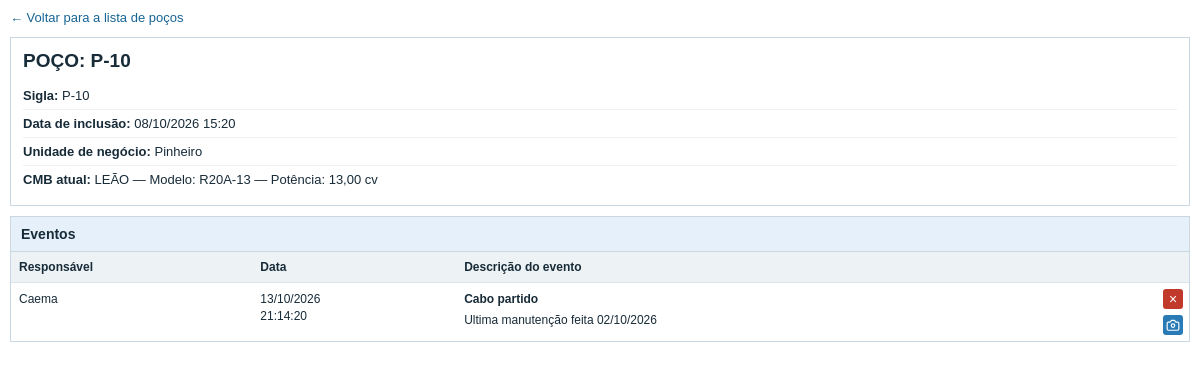
The page /pocos/1/historico/ (signed in) on the database its author committed.
### pocos/models.py (models this page shows, shortened)
class Poco(models.Model):
    sistema = models.ForeignKey(
        Sistema,
        verbose_name="Sistema",
        on_delete=models.PROTECT,
        related_name="pocos",
        blank=True,
        null=True,
    )
    identificacao = models.CharField(
        "Identificação do poço",
        max_length=20,
    )
    cidade = models.CharField(
        "Cidade",
        max_length=100,
    )
    codigo_sistema = models.CharField(
        "Código do sistema",
        max_length=3,
    )
    localidade_endereco = models.TextField(
        "Localidade / Endereço",
        blank=True,
    )
    situacao_operacional = models.CharField(
        "Situação operacional",
        max_length=30,
        choices=[
            ("operando", "Operando"),
            ("parado", "Parado"),
            ("manutencao", "Em manutenção"),
            ("desativado", "Desativado"),
        ],
        blank=True,
    )
    profundidade_poco = campo_decimal(
        "Profundidade do poço (m)"
    )
    diametro_poco = campo_decimal(
        "Diâmetro do poço (polegadas)"
    )
    destino_agua = models.CharField(
        "Destino da água",
        max_length=20,
        choices=[
            ("reservatorio", "Reservatório"),
            ("rede", "Rede"),
        ],
        blank=True,
    )
    posicao_filtros = models.TextField(
        "Posição dos filtros do poço (m)",
        blank=True,
        help_text=(
            "Informe os intervalos de profundidade. "
            "Exemplo: de 80 a 90 m; de 100 a 110 m."
        ),
    )
    possui_reducao = models.BooleanField(
        "Possui redução no poço?",
        blank=True,
        null=True,
    )
    diametro_reducao = campo_decimal(
        "Diâmetro após a redução (polegadas)"
    )
    quantidade_tubos = models.PositiveIntegerField(
        "Quantidade de tubos",
        blank=True,
        null=True,
    )
    tipo_tubo = models.CharField(
        "Material dos tubos",
        max_length=30,
        choices=[
            ("pvc_geomecanico", "PVC geomecânico"),
            ("aco_galvanizado", "Ferro galvanizado"),
            ("pvc_rigido", "PVC rígido"),
        ],
        blank=True,
    )
    marca_cmb = models.CharField(
        "Marca do CMB",
        max_length=100,
        blank=True,
    )
    modelo_cmb = models.CharField(
        "Modelo do CMB",
        max_length=100,
        blank=True,
    )
    potencia_cmb = campo_decimal("Potência do CMB")
    unidade_potencia = models.CharField(
        "Unidade de potência",
        max_length=2,
        choices=[
            ("cv", "cv"),
            ("hp", "hp"),
            ("kW", "kW"),
        ],
        blank=True,
    )
    tensao_nominal = campo_decimal(
        "Tensão nominal (V)"
    )
    crivo = campo_decimal("Crivo (m)")
    mes_referencia = models.DateField(
        "Mês de referência da operação",
        blank=True,
        null=True,
        help_text=(
            "Informe o primeiro dia do mês. "
            "Exemplo: 01/10/2026 para outubro de 2026."
        ),
    )
    horas_trabalhadas = campo_decimal(
        "Horas trabalhadas no mês (h)"
    )
    vazao = campo_decimal(
        "Vazão (m³/h)",
        casas=3,
    )
    nivel_estatico = campo_decimal(
        "Nível estático (m)"
    )
    nivel_dinamico = campo_decimal(
        "Nível dinâmico (m)"
    )
    exploracao_vazao = campo_decimal(
        "Condição de exploração — Vazão (m³/h)",
        casas=3,
    )
    exploracao_nivel_dinamico = campo_decimal(
        "Condição de exploração — Nível dinâmico (m)"
    )
    exploracao_colocacao_bomba = campo_decimal(
        "Condição de exploração — Colocação da bomba (m)"
    )
    observacoes_poco = models.TextField(
        "Observações do poço",
        blank=True,
    )
    observacoes_cmb = models.TextField(
        "Observações do CMB",
        blank=True,
    )
    observacoes_operacao = models.TextField(
        "Observações da operação",
        blank=True,
    )
    criado_em = models.DateTimeField(
        "Data de inclusão",
        auto_now_add=True,
        null=True,
        blank=True,
    )
    atualizado_em = models.DateTimeField(
        "Última atualização",
        auto_now=True,
    )
    class Meta:
        verbose_name = "Poço"
        verbose_name_plural = "Poços"
        ordering = ["cidade", "identificacao"]
        constraints = [
            models.UniqueConstraint(
                fields=["codigo_sistema", "identificacao"],
                name="poco_unico_por_sistema",
            )
        ]

class HistoricoPoco(models.Model):
    poco = models.ForeignKey(
        Poco,
        on_delete=models.PROTECT,
        related_name="historicos",
        verbose_name="Poço",
    )
    registrado_em = models.DateTimeField(
        "Data do registro",
        auto_now_add=True,
    )
    tipo_evento = models.CharField(
        "Tipo de evento",
        max_length=30,
        choices=[
            ("cadastro", "Cadastro inicial"),
            ("atualizacao", "Atualização do cadastro"),
            ("instalacao_novo_cmb", "Instalação de novo CMB"),
            ("quadro_comando", "Quadro de Comando - QC"),
            ("cabo_partido", "Cabo partido"),
            ("tubo_furado", "Tubo furado"),
            ("cmb_antigo", "CMB antigo"),
            ("outros", "Outros"),
            ("instalacao", "Instalação de CMB"),
            ("retirada", "Retirada de CMB"),
            ("manutencao", "Manutenção"),
            ("outro", "Outro evento"),
        ],
        default="atualizacao",
    )
    descricao = models.TextField(
        "Descrição do evento",
        blank=True,
    )
    responsavel = models.CharField(
        "Responsável pelo registro",
        max_length=150,
        blank=True,
    )
    dados = models.JSONField(
        "Dados do poço na ocasião",
        default=dict,
        blank=True,
    )
    class Meta:
        verbose_name = "Histórico do poço"
        verbose_name_plural = "Históricos dos poços"
        ordering = ["-registrado_em", "-pk"]

### pocos/views.py (the view)
@login_required(login_url="/admin/login/")
@xframe_options_sameorigin
def historico_poco(request, pk):
    poco = get_object_or_404(Poco, pk=pk)
    historicos = list(poco.historicos.all())
    registros_cmb = []
    for item in historicos:
        estado_inicial = (
            item.tipo_evento == "outro"
            and item.descricao.startswith(
                "Estado do cadastro antes da primeira"
            )
        )
        if item.tipo_evento in (
            "cadastro",
            "instalacao",
            "retirada",
        ) or estado_inicial:
            registros_cmb.append(item)
    return render(
        request,
        "pocos/historico.html",
        {
            "poco": poco,
            "historicos": historicos,
        },
    )

### pocos/templates/pocos/historico.html (shortened to what this page needs)
<!DOCTYPE html>
<html lang="pt-BR">
<head>
</head>
<body class="{% if request.GET.mini == '1' %}mini{% endif %}">
    <main>
        <a
            class="voltar"
            href="{% url 'admin:pocos_poco_changelist' %}"
        >
            ← Voltar para a lista de poços
        </a>
        <section class="resumo">
            <h1>POÇO: {{ poco.identificacao }}</h1>
            <p>
                <strong>Sigla:</strong>
                {{ poco.identificacao }}
            </p>
            <p>
                <strong>Data de inclusão:</strong>
                {% if poco.criado_em %}
                    {{ poco.criado_em|date:"d/m/Y H:i" }}
                {% else %}
                    Não informada
                {% endif %}
            </p>
            <p>
                <strong>Unidade de negócio:</strong>
                Pinheiro
            </p>
            <p>
                <strong>CMB atual:</strong>
                {{ poco.marca_cmb|default:"Marca não informada" }}
                — Modelo:
                {{ poco.modelo_cmb|default:"Não informado" }}
                — Potência:
                {% if poco.potencia_cmb != None %}
                    {{ poco.potencia_cmb }}
                    {{ poco.unidade_potencia|default:"" }}
                {% else %}
                    Não informada
                {% endif %}
            </p>
        </section>
        <h2 class="titulo-eventos">Eventos</h2>
        <div class="tabela">
            <table>
                <thead>
                    <tr>
                        <th>Responsável</th>
                        <th>Data</th>
                        <th>Descrição do evento</th>
                        <th
                            class="coluna-acoes"
                            aria-label="Ações do evento"
                        ></th>
                    </tr>
                </thead>
                <tbody>
                    {% for item in historicos %}
                        <tr>
                            <td>
                                {{ item.responsavel|default:"Não informado" }}
                            </td>
                            <td class="data">
                                {{ item.registrado_em|date:"d/m/Y" }}
                                <br>
                                {{ item.registrado_em|date:"H:i:s" }}
                            </td>
                            <td class="descricao">
                                <strong>
                                    {{ item.get_tipo_evento_display }}
                                </strong>
                                {% if item.descricao %}
                                    <p>
                                        {{ item.descricao|linebreaksbr }}
                                    </p>
                                {% endif %}
                            </td>
                            <td class="coluna-acoes">
                                <div class="acoes-evento">
                                    {% if perms.pocos.delete_historicopoco %}
                                        <form
                                            class="excluir-evento"
                                            method="post"
                                            action="{% url 'excluir_evento' poco.pk item.pk %}"
                                            onsubmit="return confirm('Excluir este evento e suas fotos do histórico definitivamente? O cadastro atual do poço não será alterado.');"
                                        >
                                            <button
                                                type="submit"
                                                class="botao-excluir"
                                                title="Excluir evento"
                                                aria-label="Excluir evento"
                                            >
                                                ×
                                            </button>
                                        </form>
                                    {% endif %}
                                    {% if item.fotos.exists %}
                                        <a
                                            class="botao-fotos"
                                            href="{% url 'fotos_evento' poco.pk item.pk %}{% if request.GET.mini == '1' %}?mini=1{% endif %}"
                                            title="Ver fotos deste evento"
                                            aria-label="Ver fotos deste evento"
                                        >
                                            <svg
                                                viewBox="0 0 24 24"
                                                fill="none"
                                                stroke="currentColor"
                                                stroke-width="2"
                                                stroke-linecap="round"
                                                stroke-linejoin="round"
                                                aria-hidden="true"
                                            >
                                                <path d="M14.5 4h-5L7 7H4a2 2 0 0 0-2 2v10a2 2 0 0 0 2 2h16a2 2 0 0 0 2-2V9a2 2 0 0 0-2-2h-3z"></path>
                                                <circle cx="12" cy="13" r="3"></circle>
                                            </svg>
                                        </a>
                                    {% endif %}
                                </div>
                            </td>
                        </tr>
                    {% empty %}
                        <tr>
                            <td colspan="4" class="vazio">
                                Nenhum evento registrado.
                            </td>
                        </tr>
                    {% endfor %}
                </tbody>
            </table>
        </div>
    </main>
</body>
</html>

### pocos/templates/pocos/historico.html (style rules this page uses)
* { box-sizing: border-box; }
body { margin: 0; background: white; color: #172b38; font-family: Arial, sans-serif; font-size: 13px; }
main { padding: 10px; }
.voltar { display: inline-block; margin-bottom: 12px; color: #176493; text-decoration: none; }
.resumo { padding: 12px; border: 1px solid #c8d7e1; }
.resumo h1 { margin: 0; font-size: 19px; }
.titulo-eventos { margin: 10px 0 0; padding: 9px 10px; border: 1px solid #c8d7e1; background: #e5f0fa; font-size: 14px; }
.tabela { overflow-x: auto; border: 1px solid #c8d7e1; border-top: none; }
table { width: 100%; border-collapse: collapse; }
th { padding: 8px; background: #edf2f5; text-align: left; font-size: 12px; }
td { padding: 8px; border-top: 1px solid #dce5eb; vertical-align: top; font-size: 12px; line-height: 1.4; }
.data { white-space: nowrap; }
.descricao { min-width: 260px; overflow-wrap: anywhere; }
.descricao p { margin: 4px 0 0; }
.coluna-acoes { width: 36px; min-width: 36px; padding: 6px; vertical-align: top; }
.acoes-evento { display: flex; flex-direction: column; align-items: flex-end; gap: 6px; }
.excluir-evento { margin: 0; }
.botao-excluir, .botao-fotos { display: inline-flex; align-items: center; justify-content: center; width: 20px; height: 20px; padding: 0; border: none; border-radius: 3px; color: white; line-height: 1; text-decoration: none; cursor: pointer; }
.botao-excluir { background: #c0392b; font-size: 14px; }
.botao-fotos { background: #287bb5; }
.botao-fotos svg { width: 14px; height: 14px; }
.resumo h1 { margin: 0 0 10px; }
.resumo p { margin: 0; padding: 6px 0; border-bottom: 1px solid #edf1f4; overflow-wrap: anywhere; }
.resumo p:last-child { border-bottom: none; }

### rows shown on the page
Poco: identificacao "P-10", criado_em "08/10/2026 15:20", marca_cmb "LEÃO", modelo_cmb "R20A-13", potencia_cmb "13,00", unidade_potencia "cv"
HistoricoPoco: responsavel "Caema", registrado_em "13/10/2026", registrado_em "21:14:20", tipo_evento "Cabo partido", descricao "Ultima manutenção feita 02/10/2026"
